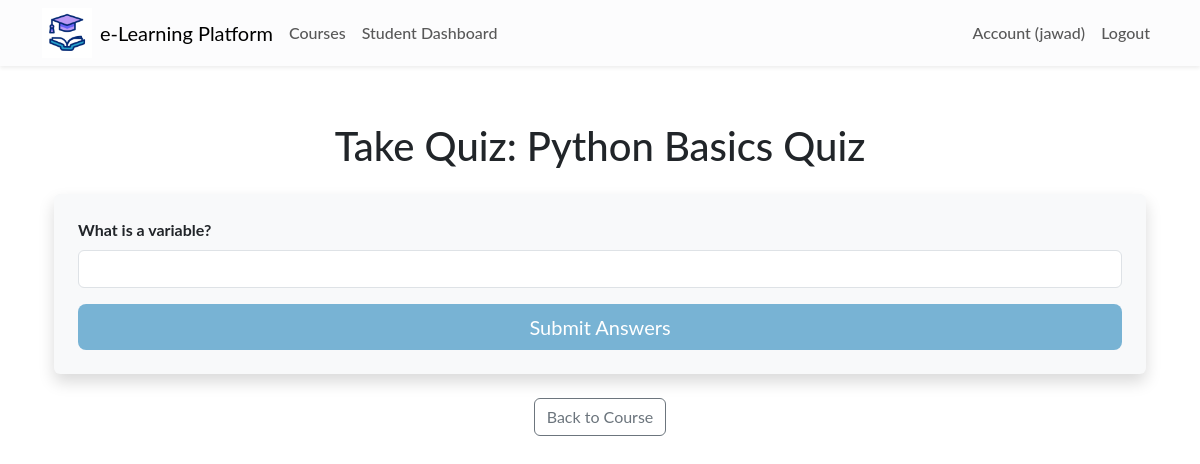
The page /courses/quiz/1 (signed in) on the database its author committed.
### app/models.py (models this page shows, shortened)
class User(db.Model, UserMixin):
    id = db.Column(db.Integer, primary_key=True)
    name = db.Column(db.String(50), nullable=False)
    email = db.Column(db.String(120), unique=True, nullable=False)
    role = db.Column(db.String(10))  # 'student' or 'instructor'
    password_hash = db.Column(db.String(128), nullable=False)
    created_at = db.Column(db.DateTime, default=datetime.utcnow)
    lesson_completions = db.relationship('LessonCompletion', back_populates='student', cascade="all, delete-orphan")

class Quiz(db.Model):
    id = db.Column(db.Integer, primary_key=True)
    title = db.Column(db.String(100), nullable=False)
    course_id = db.Column(db.Integer, db.ForeignKey('course.id'), nullable=False)
    created_at = db.Column(db.DateTime, default=datetime.utcnow)
    course = db.relationship('Course', backref='quizzes', lazy=True)

class Question(db.Model):
    id = db.Column(db.Integer, primary_key=True)
    question_text = db.Column(db.Text, nullable=False)
    answer = db.Column(db.String(100), nullable=False)
    quiz_id = db.Column(db.Integer, db.ForeignKey('quiz.id'), nullable=False)
    quiz = db.relationship('Quiz', backref='questions', lazy=True)

### app/routes/course.py (the view)
@bp.route('/quiz/<int:quiz_id>', methods=['GET', 'POST'])
@login_required
def take_quiz(quiz_id):
    quiz = Quiz.query.get_or_404(quiz_id)
    course = quiz.course
    if current_user.role == 'student' and current_user.id not in [enrollment.student_id for enrollment in course.enrollments]:
        flash('You must be enrolled in the course to take this quiz.', 'danger')
        return redirect(url_for('course.course_details', course_id=course.id))
    if current_user.role == 'student':
        existing_attempt = QuizAttempt.query.filter_by(quiz_id=quiz.id, student_id=current_user.id).first()
        if existing_attempt:
            flash(f'You have already completed this quiz and scored {existing_attempt.score}%.', 'info')
            return redirect(url_for('course.course_details', course_id=course.id))
    class DynamicQuizForm(FlaskForm):
        submit = SubmitField('Submit Answers')
    form = DynamicQuizForm()
    for question in quiz.questions:
        field_name = f'question_{question.id}'
        field = StringField(question.question_text, validators=[DataRequired()])
        setattr(DynamicQuizForm, field_name, field)
    form = DynamicQuizForm()  # Re-instantiate form after adding new fields
    if form.validate_on_submit():
        logging.info("Form submitted successfully")
        correct_answers = 0
        total_questions = len(quiz.questions)
        results = []
        for question in quiz.questions:
            student_answer = form.data.get(f'question_{question.id}')
            correct = False
            if student_answer and student_answer.strip().lower() == question.answer.strip().lower():
                correct_answers += 1
                correct = True
            results.append({
                'question': question.question_text,
                'your_answer': student_answer,
                'correct_answer': question.answer,
                'is_correct': correct
            })
        score = (correct_answers / total_questions) * 100
        quiz_attempt = QuizAttempt(
            quiz_id=quiz.id,
            student_id=current_user.id,
            score=score
        )
        db.session.add(quiz_attempt)
        db.session.commit()
        return render_template(
            'course/quiz_results.html',
            quiz=quiz,
            results=results,
            correct_answers=correct_answers,
            total_questions=total_questions,
            score=score
        )
    else:
        logging.info("Form validation failed")
        logging.info(f"Form data: {form.data}")
        logging.info(f"Form validation errors: {form.errors}")
    return render_template('course/take_quiz.html', quiz=quiz, form=form)

### app/routes/course.py
    class DynamicQuizForm(FlaskForm):
        submit = SubmitField('Submit Answers')

### app/__init__.py (called while the page is built)
def create_app(config_class='config.Config'):
    app = Flask(__name__)
    app.config.from_object(config_class)
    db.init_app(app)
    migrate.init_app(app, db)
    login_manager.init_app(app)
    login_manager.login_view = 'auth.login'
    mail.init_app(app)
    from .models import User
    @login_manager.user_loader
    def load_user(user_id):
        return User.query.get(int(user_id))
    from .routes.main import bp as main_bp
    from .routes.auth import bp as auth_bp
    from .routes.course import bp as course_bp
    from .routes.admin import bp as admin_bp
    from .routes.payment import bp as payment_bp
    app.register_blueprint(main_bp)
    app.register_blueprint(auth_bp)
    app.register_blueprint(course_bp)
    app.register_blueprint(admin_bp)
    app.register_blueprint(payment_bp)
    return app

### app/templates/course/take_quiz.html (shortened to what this page needs)
{% extends 'layout.html' %}
{% block content %}
<div class="container mt-5">
    <h1 class="mb-4 text-center">Take Quiz: {{ quiz.title }}</h1>
    <form method="POST" action="{{ url_for('course.take_quiz', quiz_id=quiz.id) }}" class="shadow p-4 bg-light rounded">
        <div class="mb-3">
            {% for field in form if field.type != 'SubmitField' %}
            {% if field.name != 'csrf_token' %}
            <div class="mb-3">
                <label for="{{ field.name }}" class="form-label"><strong>{{ field.label }}</strong></label>
                {{ field(class="form-control") }}
            </div>
            {% endif %}
            {% endfor %}
        </div>
        <div class="d-grid gap-2">
            {{ form.submit(class="btn btn-primary btn-lg") }}
        </div>
    </form>
    <div class="mt-4 text-center">
        <a href="{{ url_for('course.course_details', course_id=quiz.course.id) }}" class="btn btn-outline-secondary">
             Back to Course
        </a>
    </div>
</div>
{% endblock %}

### app/templates/layout.html (shortened to what this page needs)
<!DOCTYPE html>
<html lang="en">
<head>
  <link href="https://cdn.jsdelivr.net/npm/bootstrap@5.3.3/dist/css/bootstrap.min.css" rel="stylesheet"
 />
    <link rel="stylesheet" href="https://cdnjs.cloudflare.com/ajax/libs/font-awesome/6.0.0-beta3/css/all.min.css">
  <link rel="stylesheet" href="{{ url_for('static', filename='css/main.css') }}" />
</head>
<body>
  <nav class="navbar navbar-expand-lg navbar-light bg-light-subtle shadow-sm sticky-top">
    <div class="container ">
      <img width="50px" src="{{ url_for('static', filename='/img/icone.gif') }}" alt="">
      <a class="navbar-brand mx-2" href="{{ url_for('main.index') }}">e-Learning Platform</a>
      <div class="collapse navbar-collapse" id="navbarNav">
        <ul class="navbar-nav me-auto mb-2 mb-lg-0">
          <li class="nav-item">
            <a class="nav-link" href="{{ url_for('course.list_courses') }}">Courses</a>
          </li>
          {% if current_user.is_authenticated %}
          {% if current_user.role == 'instructor' %}
          <li class="nav-item">
            <a class="nav-link" href="{{ url_for('course.instructor_dashboard') }}">Instructor Dashboard</a>
          </li>
          <li class="nav-item">
            <a class="nav-link" href="{{ url_for('course.create_course') }}">Create Course</a>
          </li>
          {% elif current_user.role == 'student' %}
          <li class="nav-item">
            <a class="nav-link" href="{{ url_for('course.student_dashboard') }}">Student Dashboard</a>
          </li>
          {% elif current_user.role == 'admin' %}
          <li class="nav-item">
            <a class="nav-link" href="{{ url_for('admin.admin') }}">Admin Dashboard</a>
          </li>
          <li><a class="nav-link" href="{{ url_for('admin.manage_users') }}">Manage Users</a></li>
          <li><a class="nav-link" href="{{ url_for('course.add_category') }}">Manage Category</a></li>
          {% endif %}
          {% endif %}
        </ul>
        <ul class="navbar-nav ms-auto">
          {% if current_user.is_authenticated %}
          <li class="nav-item">
            <a class="nav-link" href="{{ url_for('auth.account') }}">Account ({{ current_user.name }})</a>
          </li>
          <li class="nav-item">
            <a class="nav-link" href="{{ url_for('auth.logout') }}">Logout</a>
          </li>
          {% endif %}
        </ul>
      </div>
    </div>
  </nav>
  <div class="container mt-2">{% include 'flash_msg.html' %} {% block content %}{% endblock %}</div>
</body>
</html>

### app/static/css/main.css (style rules this page uses)
:root { --vert: #7b9b2b; --roze: #fc83cd33; --blue: #0b76b488; }
* { font-family: 'Lato', sans-serif; }
.nav-link { font-weight: 500; position: relative; border: none; }
@media (min-width: 768px) { .nav-link { font-size: 1rem; } }
@media (min-width: 768px) { .nav-link::before { content: ''; position: absolute; bottom: 0; left: 50%; transform: translatex(-50%); width: 0%; height: 2px; background-color: var(--blue); visibility: hidden; transition: 0.3s ease-in-out; } }
.btn-primary { background-color: var(--blue) ; border: none; }

### rows shown on the page
User: name "jawad"
Quiz: title "Python Basics Quiz"
Question: label "What is a variable?"
